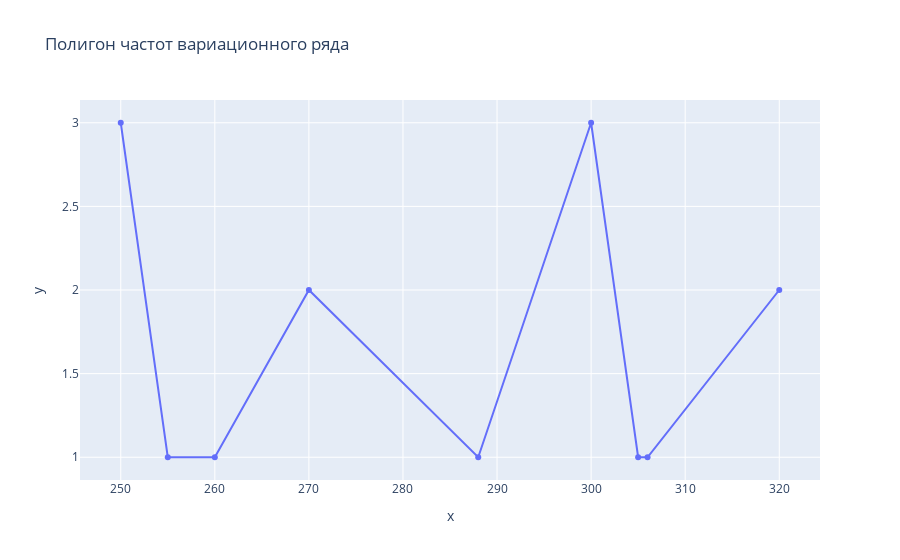

The code cell stored with this chart in its notebook:
### Markdown cell above
### Полигон частот вариационного ряда

### Code cell
fig = px.line(x=unique, y=freq.iloc[0], markers=True, title='Полигон частот вариационного ряда')
fig.show()

### Figure 1 — Plotly figure (JSON) as saved in the notebook; plotly's stock layout.template omitted (floating-point values rounded to 4 significant figures)
{"data": [{"hovertemplate": "x=%{x}<br>y=%{y}<extra></extra>", "legendgroup": "", "line": {"color": "#636efa", "dash": "solid"}, "marker": {"symbol": "circle"}, "mode": "markers+lines", "name": "", "orientation": "v", "showlegend": false, "type": "scatter", "x": [250, 255, 260, 270, 288, 300, 305, 306, 320], "xaxis": "x", "y": [3, 1, 1, 2, 1, 3, 1, 1, 2], "yaxis": "y"}], "layout": {"legend": {"tracegroupgap": 0}, "title": {"text": "Полигон частот вариационного ряда"}, "xaxis": {"anchor": "y", "domain": [0, 1], "title": {"text": "x"}}, "yaxis": {"anchor": "x", "domain": [0, 1], "title": {"text": "y"}}}}
